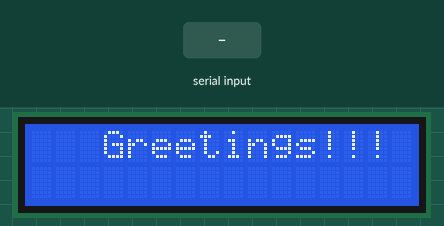
The sketch below on a simulated Arduino Uno, built with avr-gcc and run on an emulated ATmega328P. On the bench: 16×2 character LCD. Inputs (shaded band) come from the test bench. What the sketch prints to the serial monitor is not drawn.

Above: at 1.3 s.
1.4 s: "90,45\n" received over Serial
At 2.0 s:
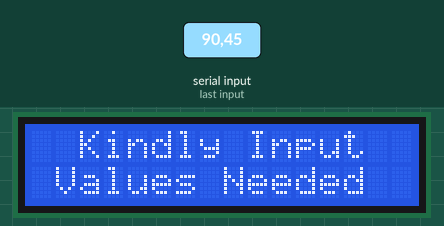
At 4.8 s:
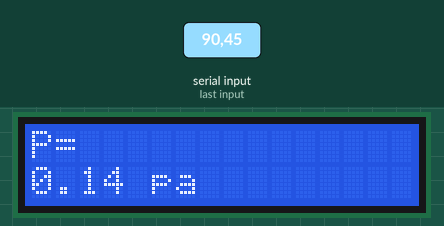
Timing chart, 0 to 6.3 s (numbered marks = the images above; inputs shaded):
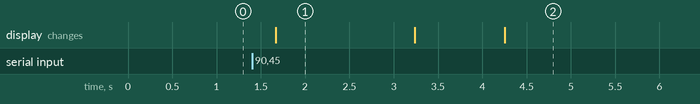

Measured:
- after the input at 1.4 s, the display: first differs from a run without the input after 1.8 s (image 2 shows a later state)
- what the display in image 1 shows lasts 1.5 s, from 1.7 s to 3.2 s

The sketch:

24__LCD_with_I2C_Pressure_Calculator.ino
```cpp
#include <Wire.h>
#include <LiquidCrystal_I2C.h>
LiquidCrystal_I2C lcd(0x27,16,2);

int t=1500;
int t0=10000;
int t1=5000;

float P;         // pressure
float r;         // radius
float m;         // mass
float F;         // force
float A;         // Area

double  ans1;
double  ans2;
String choice1;//decide whether convert or not
String choice2;//decide whether 'Barr' or 'lb/in^2'

String msg0="Kindly input m= ";
String msg1="Kindly input r= ";
void setup()
{
lcd.begin(16,2);
lcd.backlight();
lcd.init();
Serial.begin(9600);
}

void loop()
{
 lcd.setCursor(3,0);
 lcd.print("Greetings!!!");
 delay(t);
 lcd.clear();
 lcd.setCursor(2,0);
 lcd.print("Kindly Input");
 lcd.setCursor(1,1);
 lcd.print("Values Needed");
 delay(t);
 lcd.clear();

 //Inputting the necessary mass values
  lcd.setCursor(0,0);
  lcd.print("Pressure Calcu");
  lcd.setCursor(0,1);
  lcd.print("m= ");
  Serial.print(msg0);
  while(Serial.available()==0);
  {
  }
  m=Serial.parseFloat();
  Serial.print(m);
  Serial.println();
  lcd.clear();

 //Inputting the necessary radius values
  lcd.setCursor(0,0);
  lcd.print("Pressure Calcu");
  lcd.setCursor(0,1);
  lcd.print("r= ");
  Serial.print(msg1);
  while(Serial.available()==0);
  {
  }
  r=Serial.parseFloat();
  Serial.print(r);
  lcd.clear();

 //Computation Part
  F= m*9.81;
  Serial.println();
  Serial.print("F= ");
  Serial.print(F);
  Serial.print(" N "); //Newton

  A= (3.1416)*(r*r);
  Serial.println();
  Serial.print("A= ");
  Serial.print(A);
  Serial.print(" su"); //square unit

  P=F/A;

  lcd.setCursor(0,0);
  lcd.print("P= ");
  lcd.print(P);
  lcd.print("Pa");
  Serial.println();
  Serial.print("P= ");
  Serial.print(P);
  Serial.print("Pa");
  Serial.println();


  lcd.setCursor(0,1);
  lcd.print("Convert or Not?");
  while(Serial.available()==0);
  {
  }
  choice1=Serial.readString();

  if(choice1=="Convert" || choice1=="CONVERT" || choice1=="convert")
  {
   lcd.clear();
   lcd.setCursor(0,0);
   lcd.print("Convert");
   Serial.print("Convert");
   delay(t);
   lcd.clear();

   lcd.setCursor(0,0);
   lcd.print("What do u want?");
   lcd.setCursor(0,1);
   lcd.print("Bar or lbf/in^2");
   lcd.clear();
   lcd.setCursor(0,0);
   lcd.print("Bar or lbf/in^2");
   lcd.setCursor(0,1);
   lcd.print("B or L");
   while(Serial.available()==0);
     {
     }
  choice2=Serial.readString();
    if(choice2=="B")
      {
    lcd.clear();
    lcd.setCursor(0,0);
    lcd.print("You choose Bar ");
    delay(t);
    Serial.println("You choose Bar ");


      //converting Pa to Bar
    ans1=(P*0.00001);
    lcd.clear();
    lcd.setCursor(0,0);
    lcd.print("Barr= ");
    lcd.setCursor(0,1);
    lcd.print(ans1,7);
    lcd.print("Barr");
    delay(t0);
    lcd.clear();
    return;
      }
    else(choice2=="L");
       {
    lcd.clear();
    lcd.setCursor(0,0);
    lcd.print("U choose lb/in^2 ");
    delay(t);
    Serial.println("You choose lbf/in^2 ");

       //converting Pa to lbf/in^2
    ans2= (P*0.00014503773800722);
    lcd.clear();
    lcd.setCursor(0,1);
    lcd.print(" = ");
    lcd.print(ans2,9);
    lcd.setCursor(0,0);
    lcd.print("lbf/in^2 ");
    delay(t0);
    lcd.clear();
    return;
       }
  }

  // if the input characters are not word convert or not, the system will be terminated

  else (choice1!="CONVERT" || choice1!="convert"|| choice1!="Convert" ||choice1!="Not");
     {
   lcd.clear();
   lcd.setCursor(0,0);
   lcd.print("P= ");
   lcd.setCursor(0,1);
   lcd.print(P);
   lcd.print(" pa ");
   delay(t1);
   lcd.clear();
   return;
     }


  if(choice1=="Not");
     {
   lcd.clear();
   lcd.setCursor(0,0);
   lcd.print("P= ");
   lcd.print(P);
   lcd.print("Pa");
   delay(t0);
   lcd.clear();
   return;
     }
}
```
